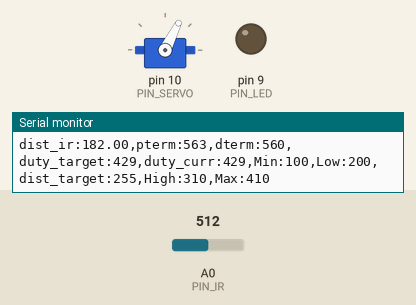
Recording of a sketch running on a simulated Arduino Uno, built with avr-gcc and run on an emulated ATmega328P. On the bench: servo, output pins drawn as LEDs (lit = HIGH), the last lines printed to the serial monitor. The test bench sets the inputs (shaded band); at power-on: A0 (PIN_IR) = 512.

Above: at 1.2 s.
1.3 s: A0 (PIN_IR) set to 513
At 1.48 s:
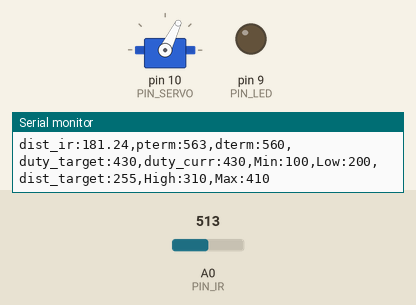
3.1 s: A0 (PIN_IR) set to 1023
At 3.34 s:
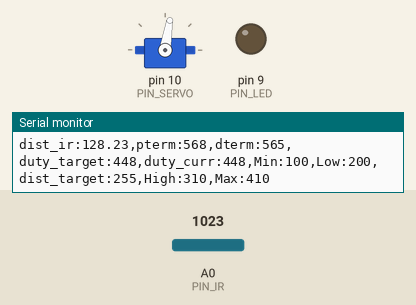
4.9 s: A0 (PIN_IR) set to 0
At 5.4 s:
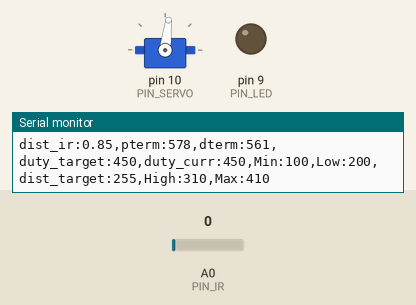
Timing chart, 0 to 7.9 s (numbered marks = the images above; inputs shaded):
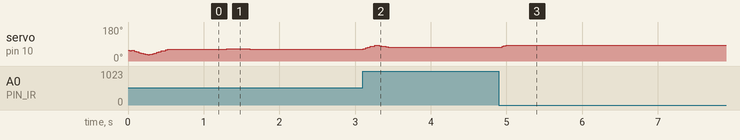

The sketch:

pd_control_20203117.ino
```cpp
#include <Servo.h>
#define PIN_SERVO 10
#define PIN_IR A0
#define PIN_LED 9

//Framework setting
#define _DIST_TARGET 230
#define _DIST_MIN 100
#define _DIST_MAX 410

//Distance senseor
#define _DIST_ALPHA 0.3 //0~1 사이의 값

//Servo range
#define _DUTY_MIN 1400
#define _DUTY_NEU 1120
#define _DUTY_MAX 810

//Servo speed control
#define _SERVO_ANGLE 30.0
#define _SERVO_SPEED 120.0

//Event periods
#define _INTERVAL_DIST 30
#define _INTERVAL_SERVO 20
#define _INTERVAL_SERIAL 100
#define INTERVAL 10.0

//PID Parameters
#define _KP 1.6
#define _KD 73.8

#define a 80
#define b 440

//////////////////////
// global variables //
//////////////////////

//Servo instance
Servo myservo;

//Distance sensor
float dist_target;
float dist_raw;

//Event periods
unsigned long last_sampling_time_dist, last_sampling_time_servo, last_sampling_time_serial;

bool event_dist, event_servo, event_serial;

//Servo speed control
int duty_chg_per_interval;
int duty_target, duty_curr;

//PID variables
float error_curr, error_prev, control, pterm, dterm, iterm;

#define DELAY_MICROS 1500
#define EMA_ALPHA 0.35
float ema_dist = 0;
float filtered_dist;
float samples_num = 3;


void setup() {
  //initialize GPIO pins for LED and attach servo
  myservo.attach(PIN_SERVO); //attach servo
  pinMode(PIN_LED, OUTPUT); //initialize GPIO pins

  //move servo to neutral position
  myservo.writeMicroseconds(_DUTY_NEU);
  duty_curr = _DUTY_NEU;

  //initialize serial port
  Serial.begin(57600);

  //convert angle speed into duty change per interval.
  duty_chg_per_interval = (_DUTY_MIN - _DUTY_MAX) * (_SERVO_SPEED / _SERVO_ANGLE) * (float(INTERVAL)/1000.0);
}

void loop() {
  /////////////////////
  // Event generator //
  /////////////////////

  unsigned long time_curr = millis();
  if(time_curr >= last_sampling_time_dist + _INTERVAL_DIST){
    last_sampling_time_dist += _INTERVAL_DIST;
    event_dist = true;
  }

  if(time_curr >= last_sampling_time_servo + _INTERVAL_SERVO){
    last_sampling_time_servo += _INTERVAL_SERVO;
    event_servo = true;
  }

  if(time_curr >= last_sampling_time_serial + _INTERVAL_SERIAL){
    last_sampling_time_serial += _INTERVAL_SERIAL;
    event_serial = true;
  }

  ////////////////////
  // Event handlers //
  ////////////////////

  if(event_dist){
    event_dist = false;
    dist_raw = ir_distance_filtered(); //get a distance reading from the distance sensor
    //PID control logic
    error_curr = _DIST_TARGET - dist_raw;
    pterm = _KP * error_curr;
    iterm = 0;
    dterm = _KD * (error_curr - error_prev);
    control = pterm + dterm;
    duty_target = _DUTY_NEU + control;
    if(duty_target > _DUTY_MIN){
      duty_target = _DUTY_MIN;
    }
    else if(duty_target < _DUTY_MAX){
      duty_target = _DUTY_MAX;
    }
    error_prev = error_curr;
  }


  if(event_servo){
    event_servo = false;
    if(duty_target > duty_curr){
      duty_curr += duty_chg_per_interval;
      if(duty_curr > duty_target) duty_curr = duty_target;
    }
    else{
      duty_curr -= duty_chg_per_interval;
      if(duty_curr < duty_target) duty_curr = duty_target;
    }
    //update servo position
    myservo.writeMicroseconds(duty_curr);
  }

  if(event_serial){
    event_serial = false;
    Serial.print("dist_ir:");
    Serial.print(dist_raw);
    Serial.print(",pterm:");
    Serial.print(map(pterm,-1000,1000,510,610));
    Serial.print(",dterm:");
    Serial.print(map(dterm,-1000,1000,510,610));
    Serial.print(",duty_target:");
    Serial.print(map(duty_target,1000,2000,410,510));
    Serial.print(",duty_curr:");
    Serial.print(map(duty_curr,1000,2000,410,510));
    Serial.println(",Min:100,Low:200,dist_target:255,High:310,Max:410");
  }
}

float ir_distance(void){
  float value;
  float volt = float(analogRead(PIN_IR));
  value = ((6762.0/(volt-9.0))-4.0) * 10.0;
  return 300.0 / (b - a) * (value - a) + 170;
}

float under_noise_filter(void){
  int currReading;
  int largestReading = 0;
  for (int i = 0; i < samples_num; i++){
    currReading = ir_distance();
    if(currReading > largestReading) {largestReading = currReading; }
    delayMicroseconds(DELAY_MICROS);
  }
  return largestReading;
}

float ir_distance_filtered(void){
  int currReading;
  int lowestReading = 1024;
  for (int i=0; i < samples_num; i++){
    currReading = under_noise_filter();
    if (currReading < lowestReading) { lowestReading = currReading; }
  }
  ema_dist = _DIST_ALPHA*lowestReading + (1-_DIST_ALPHA)*ema_dist;
  return ema_dist;
}
```

Measured:
- after the input at 1.3 s, servo on pin 10 (PIN_SERVO): 63° → 65° at once, → 64° 0.06 s later, → 63° 0.24 s later
- after the input at 3.1 s, servo on pin 10 (PIN_SERVO): rises from 63° to 83° in 0.15 s, then falls to 72° in 0.33 s
- after the input at 4.9 s, servo on pin 10 (PIN_SERVO): 72° → 83° at once
